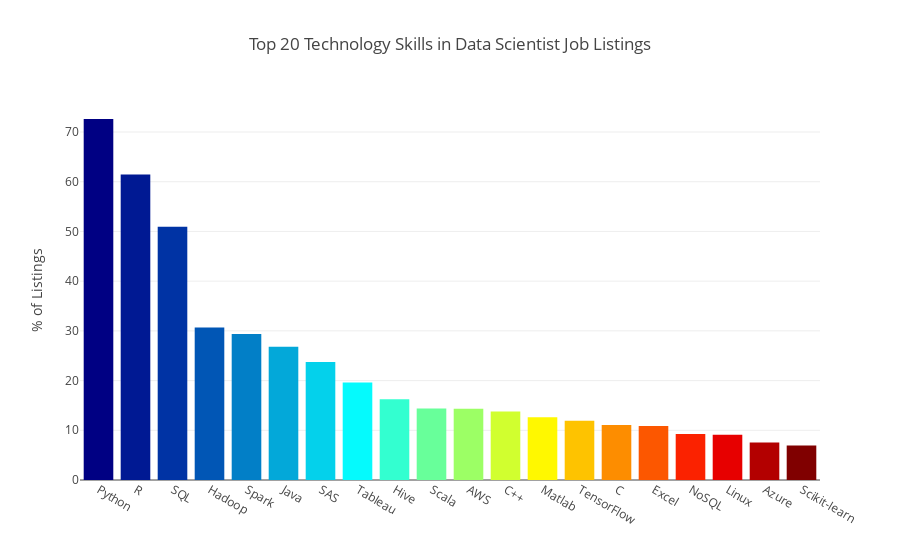

The code cell stored with this chart in its notebook:
### Code cell
cmax=200
cmin=50
color_s = np.linspace(cmin, cmax, 20)

data = [
    go.Bar(
        x=df.index,          
        y=df.iloc[:20, -1],
        marker=dict(
            colorscale='Jet',
            color=color_s,
        ),
    )
]

layout = dict(
    title="Top 20 Technology Skills in Data Scientist Job Listings",
    yaxis=dict(title="% of Listings",)
)

fig = go.Figure(data=data, layout=layout)
py.iplot(fig)

### Figure 1 — Plotly figure (JSON) as saved in the notebook; plotly's stock layout.template omitted (floating-point values rounded to 4 significant figures)
{"data": [{"marker": {"cauto": true, "cmax": 200, "cmin": 50, "color": [50, 57.89, 65.79, 73.68, 81.58, 89.47, 97.37, 105.3, 113.2, 121.1, 128.9, 136.8, 144.7, 152.6, 160.5, 168.4, 176.3, 184.2, 192.1, 200], "colorscale": "Jet"}, "type": "bar", "uid": "a9313d38-cd93-11e8-a0ae-80e65005551c", "x": ["Python", "R", "SQL", "Hadoop", "Spark", "Java", "SAS", "Tableau", "Hive", "Scala", "AWS", "C++", "Matlab", "TensorFlow", "C", "Excel", "NoSQL", "Linux", "Azure", "Scikit-learn", "SPSS", "Pig", "Pandas", "Javascript", "Perl", "C# ", "Numpy", "Keras", "Git", "Docker", "MySQL", "Hbase", "MongoDB", "Cassandra", "PyTorch", "D3", "Caffe"], "y": [72.62, 61.46, 50.94, 30.66, 29.39, 26.79, 23.73, 19.61, 16.27, 14.39, 14.35, 13.79, 12.64, 11.93, 11.07, 10.86, 9.264, 9.079, 7.545, 6.957]}], "layout": {"autosize": true, "title": "Top 20 Technology Skills in Data Scientist Job Listings", "xaxis": {"autorange": true, "range": [-0.5, 19.5], "type": "category"}, "yaxis": {"autorange": true, "range": [0, 76.44], "title": "% of Listings", "type": "linear"}}}
